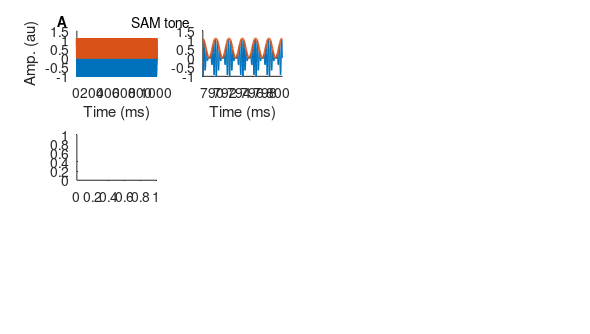

Recreate this plot in MATLAB. (Note: this script raises an error after producing the figure.)
clear;
clc;

do_save_fig= 0;

%% Common parameters 
fs= 20e3;
stimdur_s= 1;
stimlen= round(fs*stimdur_s);
fc_Hz= 3e3;
mod_depth= 1;
t_stim_ms= (1:stimlen)/stimlen*stimdur_s*1e3;

%% freq params 
fm_Hz= .5e3;
dam_f_start= 2^4;
dam_f_end= 2^10.25;
dam_traj_Hz= 2.^linspace(log2(dam_f_start), log2(dam_f_end), stimlen);

t_dam_x_am_ms= t_stim_ms(dsearchn(dam_traj_Hz(:), fm_Hz));
t_zoom_edge_ms= t_dam_x_am_ms + [-3 3]/fm_Hz*1e3;
t_zoom_inds= t_stim_ms>min(t_zoom_edge_ms) & t_stim_ms<max(t_zoom_edge_ms);

%% create SAM 
sam_stim= (1+mod_depth*sin(2*pi*fm_Hz*t_stim_ms/1e3)).*sin(2*pi*fc_Hz*t_stim_ms/1e3);
sam_stim= sam_stim/max(abs(sam_stim));
sam_stim_env= abs(hilbert(sam_stim));
%% create dAM 

phi_instantaneous= -cumtrapz(dam_traj_Hz)/fs; % Formula for phase in terms of frequency
dam_Mod= cos(2*pi*phi_instantaneous);
dam_Car= sin(2*pi*fc_Hz*t_stim_ms/1e3);
dam_stim= (1-mod_depth*dam_Mod(:))/2.*dam_Car(:);
dam_stim_env= abs(hilbert(dam_stim));

%% define axes 
nSProws= 3;
nSPcols= 4;
carrier_freq_ticks_kHz= 0:5;
mod_freq_tick_kHz= 0:0.5:2;


lw1= 1;
lw2= 1.5;

figSize_cm= [27 3 15 8.5];
figure_prop_name = {'PaperPositionMode','units','Position', 'Renderer'};
figure_prop_val =  { 'auto'            ,'centimeters', figSize_cm, 'painters'};  % [Xcorner Ycorner Xwidth Ywidth]
figure(1);
set(gcf,figure_prop_name,figure_prop_val);

clf;

sp_ax(1)= subplot(nSProws, nSPcols, 1);
hold on
plot(t_stim_ms, sam_stim, 'LineWidth', lw1);
plot(t_stim_ms, sam_stim_env, 'LineWidth', lw2);
xlabel('Time (ms)');
ylabel('Amp. (au)');
ttl_han(1)= text(1.05, 1.2, 'SAM tone', 'Units', 'normalized', 'HorizontalAlignment', 'center');
panel_han(1)= text(-0.24, 1.22, 'A', 'Units', 'normalized', 'HorizontalAlignment', 'left', 'FontWeight', 'bold');


sp_ax(2)= subplot(nSProws, nSPcols, 2);
hold on
plot(t_stim_ms(t_zoom_inds), sam_stim(t_zoom_inds), 'LineWidth', lw1);
plot(t_stim_ms(t_zoom_inds), sam_stim_env(t_zoom_inds), 'LineWidth', lw2);
xlim(t_zoom_edge_ms)
xlabel('Time (ms)');

sp_ax(5)= subplot(nSProws, nSPcols, 5);
plot_dAM_spectrogram(sam_stim, fs);
set(gca, 'YTick', carrier_freq_ticks_kHz, 'XTickLabel', '')
xlabel('');
panel_han(2)= text(-0.24, 1.1, 'B', 'Units', 'normalized', 'HorizontalAlignment', 'left', 'FontWeight', 'bold');

sp_ax(6)= subplot(nSProws, nSPcols, 6);
hold on
[dft_sam_dB, Freq_sam_Hz]= plot_dft(sam_stim, fs, 'plot', false);
plot(dft_sam_dB, Freq_sam_Hz/1e3);
xlim([-50 5]+max(dft_sam_dB));
set(gca, 'YTick', carrier_freq_ticks_kHz, 'XTickLabel', '')

sp_ax(9)= subplot(nSProws, nSPcols, 9);
plot_dAM_spectrogram(sam_stim_env, fs);
set(gca, 'YTick', mod_freq_tick_kHz)
panel_han(3)= text(-0.24, 1.1, 'C', 'Units', 'normalized', 'HorizontalAlignment', 'left', 'FontWeight', 'bold');

sp_ax(10)= subplot(nSProws, nSPcols, 10);
[dft_sam_env_dB, Freq_sam_env_Hz]= plot_dft(sam_stim_env, fs, 'plot', false);
plot(dft_sam_env_dB, Freq_sam_env_Hz/1e3);
xlim([-50 5]+max(dft_sam_env_dB));
set(gca, 'YTick', mod_freq_tick_kHz)
xlabel('DFT Amp (dB)');

%% 
sp_ax(3)= subplot(nSProws, nSPcols, 3);
hold on
plot(t_stim_ms, dam_stim, 'LineWidth', lw1);
plot(t_stim_ms, dam_stim_env, 'LineWidth', lw2);
xlabel('Time (ms)');
ylabel('Amp. (au)');
ttl_han(2)= text(1.05, 1.2, 'dAM tone', 'Units', 'normalized', 'HorizontalAlignment', 'center');
panel_han(4)= text(-0.24, 1.22, 'D', 'Units', 'normalized', 'HorizontalAlignment', 'left', 'FontWeight', 'bold');

sp_ax(4)= subplot(nSProws, nSPcols, 4);
hold on
plot(t_stim_ms(t_zoom_inds), dam_stim(t_zoom_inds), 'LineWidth', lw1);
plot(t_stim_ms(t_zoom_inds), dam_stim_env(t_zoom_inds), 'LineWidth', lw2);
xlim(t_zoom_edge_ms)
xlabel('Time (ms)');

sp_ax(7)= subplot(nSProws, nSPcols, 7);
plot_dAM_spectrogram(dam_stim, fs);
set(gca, 'YTick', carrier_freq_ticks_kHz, 'XTickLabel', '')
xlabel('');
panel_han(5)= text(-0.24, 1.1, 'E', 'Units', 'normalized', 'HorizontalAlignment', 'left', 'FontWeight', 'bold');

sp_ax(8)= subplot(nSProws, nSPcols, 8);
hold on
[dft_dam_dB, Freq_dam_Hz]= plot_dft(dam_stim, fs, 'plot', false);
plot(dft_dam_dB, Freq_dam_Hz/1e3);
xlim([-50 5]+max(dft_dam_dB));
set(gca, 'YTick', carrier_freq_ticks_kHz, 'XTickLabel', '')

sp_ax(11)= subplot(nSProws, nSPcols, 11);
plot_dAM_spectrogram(dam_stim_env, fs);
set(gca, 'YTick', mod_freq_tick_kHz)
panel_han(6)= text(-0.24, 1.1, 'F', 'Units', 'normalized', 'HorizontalAlignment', 'left', 'FontWeight', 'bold');

sp_ax(12)= subplot(nSProws, nSPcols, 12);
[dft_dam_env_dB, Freq_dam_env_Hz]= plot_dft(dam_stim_env, fs, 'plot', false);
plot(dft_dam_env_dB, Freq_dam_env_Hz/1e3);
xlim([-50 5]+max(dft_dam_env_dB));
set(gca, 'YTick', mod_freq_tick_kHz)
xlabel('DFT Amp (dB)');

%% link axis
linkaxes(sp_ax(1:2:11), 'x')
xlim(sp_ax(1), [0 stimdur_s*1e3])

linkaxes(sp_ax(1:4), 'y')
ylim(sp_ax(1), [-1.2 1.2]);

linkaxes(sp_ax(5:8), 'y')
ylim(sp_ax(5), [0 5])

linkaxes(sp_ax(9:12), 'y')
ylim(sp_ax(9), [0 2])

set(findall(gcf,'-property','FontSize'),'FontSize', 8);
set(findall(gcf,'-property','TickDir'),'TickDir', 'both');
set(findall(gcf,'-property','box'),'box', 'off');
set(ttl_han, 'FontSize', 11);
set(panel_han, 'FontSize', 11);
%% 
xc1= .057;
xs= .035;
xs2= .06;
xw= .201;
xc2= xc1+2*xw+xs+xs2;

yc= .11;
yw2= .25;
yw1= .15;
ys1= .05;
ys2= .14;

set(sp_ax(9), 'Units', 'normalized', 'Position', [xc1, yc, xw, yw2])
set(sp_ax(10), 'Units', 'normalized', 'Position', [xc1+xs+xw, yc, xw, yw2])
set(sp_ax(11), 'Units', 'normalized', 'Position', [xc2, yc, xw, yw2])
set(sp_ax(12), 'Units', 'normalized', 'Position', [xc2+xw+xs, yc, xw, yw2])

set(sp_ax(5), 'Units', 'normalized', 'Position', [xc1, yc+yw2+ys1, xw, yw2])
set(sp_ax(6), 'Units', 'normalized', 'Position', [xc1+xs+xw, yc+yw2+ys1, xw, yw2])
set(sp_ax(7), 'Units', 'normalized', 'Position', [xc2, yc+yw2+ys1, xw, yw2])
set(sp_ax(8), 'Units', 'normalized', 'Position', [xc2+xw+xs, yc+yw2+ys1, xw, yw2])

set(sp_ax(1), 'Units', 'normalized', 'Position', [xc1, yc+2*yw2+ys2+ys1, xw, yw1])
set(sp_ax(2), 'Units', 'normalized', 'Position', [xc1+xs+xw, yc+2*yw2+ys2+ys1, xw, yw1])
set(sp_ax(3), 'Units', 'normalized', 'Position', [xc2, yc+2*yw2+ys2+ys1, xw, yw1])
set(sp_ax(4), 'Units', 'normalized', 'Position', [xc2+xw+xs, yc+2*yw2+ys2+ys1, xw, yw1])

%% 
if strcmp(getenv('COMPUTERNAME'), 'NB-VATS-LAB1')
    fig_dir= 'C:\Users\sap245\Google Drive\PostDoc\dAM_MultiSpecies\Figures\';
else
    fig_dir= 'G:\My Drive\PostDoc\dAM_MultiSpecies\Figures\';
end

fig_name= [fig_dir 'Fig1_sam_vs_dam'];
if do_save_fig
    print(fig_name, '-dpng', '-r600')
    print([fig_name '_ink'], '-dsvg')
end